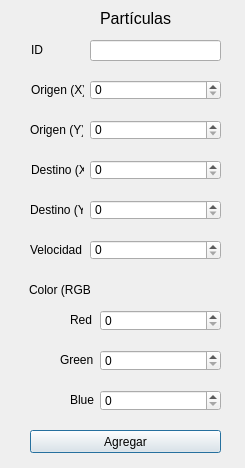
<?xml version="1.0" encoding="UTF-8"?>
<ui version="4.0">
 <class>Dialog</class>
 <widget class="QDialog" name="Dialog">
  <property name="geometry">
   <rect>
    <x>0</x>
    <y>0</y>
    <width>245</width>
    <height>468</height>
   </rect>
  </property>
  <property name="windowTitle">
   <string>Dialog</string>
  </property>
  <widget class="QLabel" name="label_13">
   <property name="geometry">
    <rect>
     <x>30</x>
     <y>200</y>
     <width>53</width>
     <height>20</height>
    </rect>
   </property>
   <property name="text">
    <string>Destino (Y)</string>
   </property>
  </widget>
  <widget class="QLabel" name="label">
   <property name="geometry">
    <rect>
     <x>31</x>
     <y>40</y>
     <width>53</width>
     <height>20</height>
    </rect>
   </property>
   <property name="text">
    <string>ID</string>
   </property>
  </widget>
  <widget class="QLabel" name="label_4">
   <property name="geometry">
    <rect>
     <x>30</x>
     <y>120</y>
     <width>53</width>
     <height>20</height>
    </rect>
   </property>
   <property name="text">
    <string>Origen (Y)</string>
   </property>
  </widget>
  <widget class="QLabel" name="label_2">
   <property name="geometry">
    <rect>
     <x>31</x>
     <y>80</y>
     <width>53</width>
     <height>20</height>
    </rect>
   </property>
   <property name="text">
    <string>Origen (X)</string>
   </property>
  </widget>
  <widget class="QLabel" name="label_3">
   <property name="geometry">
    <rect>
     <x>31</x>
     <y>160</y>
     <width>53</width>
     <height>20</height>
    </rect>
   </property>
   <property name="text">
    <string>Destino (X)</string>
   </property>
  </widget>
  <widget class="QPushButton" name="pushButton">
   <property name="geometry">
    <rect>
     <x>30</x>
     <y>430</y>
     <width>191</width>
     <height>23</height>
    </rect>
   </property>
   <property name="text">
    <string>Agregar</string>
   </property>
  </widget>
  <widget class="QLabel" name="label_24">
   <property name="geometry">
    <rect>
     <x>30</x>
     <y>240</y>
     <width>53</width>
     <height>20</height>
    </rect>
   </property>
   <property name="text">
    <string>Velocidad</string>
   </property>
  </widget>
  <widget class="QLabel" name="label_25">
   <property name="geometry">
    <rect>
     <x>29</x>
     <y>280</y>
     <width>61</width>
     <height>20</height>
    </rect>
   </property>
   <property name="text">
    <string>Color (RGB):</string>
   </property>
  </widget>
  <widget class="QLabel" name="label_26">
   <property name="geometry">
    <rect>
     <x>70</x>
     <y>310</y>
     <width>61</width>
     <height>20</height>
    </rect>
   </property>
   <property name="text">
    <string>Red</string>
   </property>
  </widget>
  <widget class="QLabel" name="label_27">
   <property name="geometry">
    <rect>
     <x>60</x>
     <y>350</y>
     <width>61</width>
     <height>20</height>
    </rect>
   </property>
   <property name="text">
    <string>Green</string>
   </property>
  </widget>
  <widget class="QLabel" name="label_28">
   <property name="geometry">
    <rect>
     <x>70</x>
     <y>390</y>
     <width>61</width>
     <height>20</height>
    </rect>
   </property>
   <property name="text">
    <string>Blue</string>
   </property>
  </widget>
  <widget class="QLabel" name="label_5">
   <property name="geometry">
    <rect>
     <x>100</x>
     <y>10</y>
     <width>81</width>
     <height>16</height>
    </rect>
   </property>
   <property name="font">
    <font>
     <pointsize>12</pointsize>
    </font>
   </property>
   <property name="text">
    <string>Partículas</string>
   </property>
  </widget>
  <widget class="QSpinBox" name="spinBox_2">
   <property name="geometry">
    <rect>
     <x>90</x>
     <y>80</y>
     <width>131</width>
     <height>20</height>
    </rect>
   </property>
  </widget>
  <widget class="QSpinBox" name="spinBox_3">
   <property name="geometry">
    <rect>
     <x>90</x>
     <y>120</y>
     <width>131</width>
     <height>20</height>
    </rect>
   </property>
  </widget>
  <widget class="QSpinBox" name="spinBox_4">
   <property name="geometry">
    <rect>
     <x>90</x>
     <y>160</y>
     <width>131</width>
     <height>20</height>
    </rect>
   </property>
  </widget>
  <widget class="QSpinBox" name="spinBox_6">
   <property name="geometry">
    <rect>
     <x>90</x>
     <y>200</y>
     <width>131</width>
     <height>20</height>
    </rect>
   </property>
  </widget>
  <widget class="QSpinBox" name="spinBox_7">
   <property name="geometry">
    <rect>
     <x>90</x>
     <y>240</y>
     <width>131</width>
     <height>20</height>
    </rect>
   </property>
  </widget>
  <widget class="QSpinBox" name="spinBox_8">
   <property name="geometry">
    <rect>
     <x>100</x>
     <y>310</y>
     <width>121</width>
     <height>21</height>
    </rect>
   </property>
  </widget>
  <widget class="QSpinBox" name="spinBox_9">
   <property name="geometry">
    <rect>
     <x>100</x>
     <y>350</y>
     <width>121</width>
     <height>21</height>
    </rect>
   </property>
  </widget>
  <widget class="QSpinBox" name="spinBox_10">
   <property name="geometry">
    <rect>
     <x>100</x>
     <y>390</y>
     <width>121</width>
     <height>21</height>
    </rect>
   </property>
   <property name="buttonSymbols">
    <enum>QAbstractSpinBox::UpDownArrows</enum>
   </property>
   <property name="singleStep">
    <number>1</number>
   </property>
  </widget>
  <widget class="QLineEdit" name="lineEdit">
   <property name="geometry">
    <rect>
     <x>90</x>
     <y>40</y>
     <width>131</width>
     <height>21</height>
    </rect>
   </property>
  </widget>
 </widget>
 <resources/>
 <connections/>
</ui>
